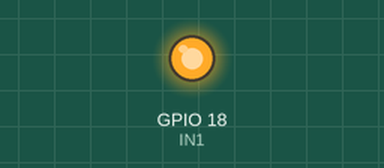
Simulated run of this sketch. Board: ESP32. Shown: output pins drawn as LEDs (lit = HIGH). Pins used as bus, display or sensor lines are not drawn; what the sketch prints to the serial monitor is not drawn.

Above: at 0.1 s.
Timing chart, 0 to 1.6 s (numbered marks = the images above):
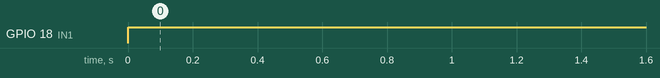

The sketch:

diy7-1-1.ino
```cpp
/*
 程式更新以配合ESP32開發環境3.x版
 請參閱：https://swf.com.tw/?p=2000
*/

#define IN1 18
#define IN2 19
byte pwmChannel = 0;  // 指定PWM通道（全域變數）

void forward(int pwm) {  // 依指定PWM值「快速衰減」正轉
#if ESP_ARDUINO_VERSION >= ESP_ARDUINO_VERSION_VAL(3, 0, 0)
  ledcDetach(IN2);   // 解除IN2腳的PWM輸出
  ledcAttachChannel(IN1, 1000, 10, pwmChannel); // 接腳, 頻率, 解析度, 通道
  ledcWrite(IN1, pwm);   // 調整PWM輸出值
#else
  ledcDetachPin(IN2);  // 解除IN2腳的PWM輸出
  ledcAttachPin(IN1, pwmChannel);  // IN1腳附加PWM輸出
  ledcWrite(pwmChannel, pwm);  // 調整PWM輸出值
#endif
  digitalWrite(IN2, LOW);      // IN2腳輸出低電位
}

void reverse(int pwm) {  // 依指定PWM值「快速衰減」反轉
#if ESP_ARDUINO_VERSION >= ESP_ARDUINO_VERSION_VAL(3, 0, 0)
  ledcDetach(IN1);  // 解除IN1腳的PWM輸出
  ledcAttachChannel(IN2, 1000, 10, pwmChannel); // 接腳, 頻率, 解析度, 通道
  ledcWrite(IN2, pwm);
#else
  ledcDetachPin(IN1);  // 解除IN1腳的PWM輸出
  ledcAttachPin(IN2, pwmChannel);  // IN2腳附加PWM輸出
  ledcWrite(pwmChannel, pwm);  // 調整PWM輸出值
#endif
  digitalWrite(IN1, LOW);  // IN1腳輸出低電位
}

void stop() {  // 停止
#if ESP_ARDUINO_VERSION >= ESP_ARDUINO_VERSION_VAL(3, 0, 0)
  ledcDetach(IN1);  // 解除IN1腳的PWM輸出
  ledcDetach(IN2);  // 解除IN2腳的PWM輸出
#else
  ledcDetachPin(IN1);  // 解除IN1腳的PWM輸出
  ledcDetachPin(IN2);  // 解除IN2腳的PWM輸出
#endif
  digitalWrite(IN1, LOW);
  digitalWrite(IN2, LOW);
}

void brake() {  // 煞車
#if ESP_ARDUINO_VERSION >= ESP_ARDUINO_VERSION_VAL(3, 0, 0)
  ledcDetach(IN1);  // 解除IN1腳的PWM輸出
  ledcDetach(IN2);  // 解除IN2腳的PWM輸出
#else
  ledcDetachPin(IN1);  // 解除IN1腳的PWM輸出
  ledcDetachPin(IN2);  // 解除IN2腳的PWM輸出
#endif
  digitalWrite(IN1, HIGH);
  digitalWrite(IN2, HIGH);
}


void setup() {
  Serial.begin(115200);
  pinMode(IN1, OUTPUT); // 馬達接腳設成「輸出」
  pinMode(IN2, OUTPUT);
  #if ESP_ARDUINO_VERSION <= ESP_ARDUINO_VERSION_VAL(2, 0, 0)
  // 底下敘述僅適用於2.x版以下SDK
  ledcSetup(pwmChannel, 1000, 10);  // 設置PWM：通道0, 1000Hz, 10位元
  #endif
}

void loop() {
  Serial.println("正轉，PWM 1000");
  forward(1000);
  delay(3000);
  Serial.println("停止");
  stop();
  delay(1000);
  Serial.println("反轉，PWM 250");
  reverse(250);
  delay(3000);
  Serial.println("停止");
  stop();
  delay(1000);
}
```

Measured:
- by itself, GPIO 18 (IN1): LOW → HIGH at 0.00 s
